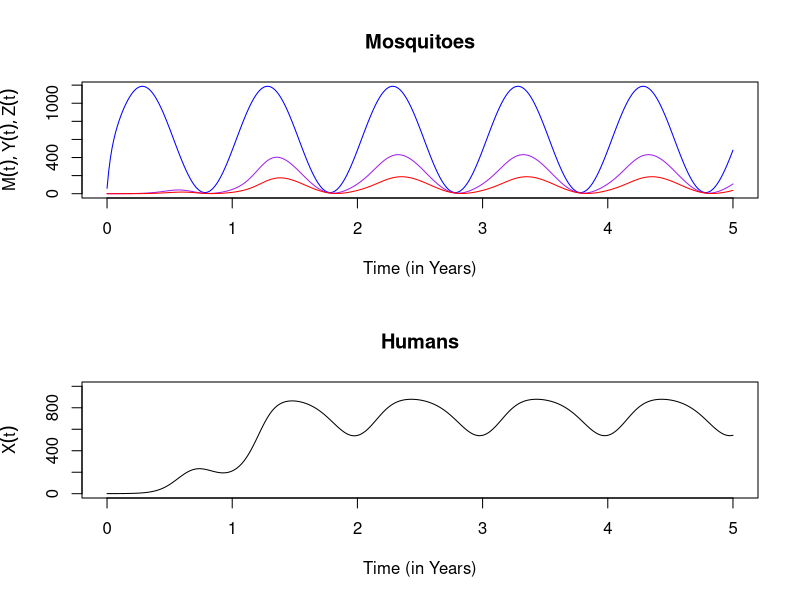
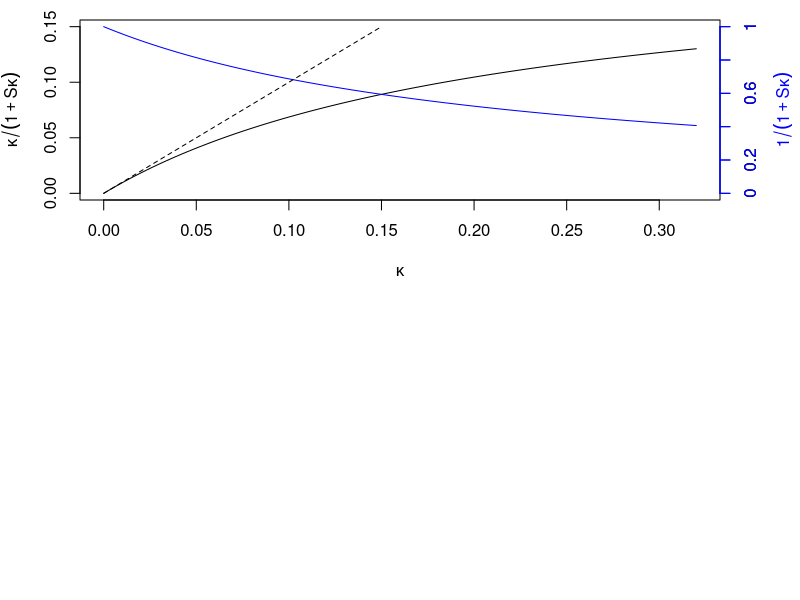
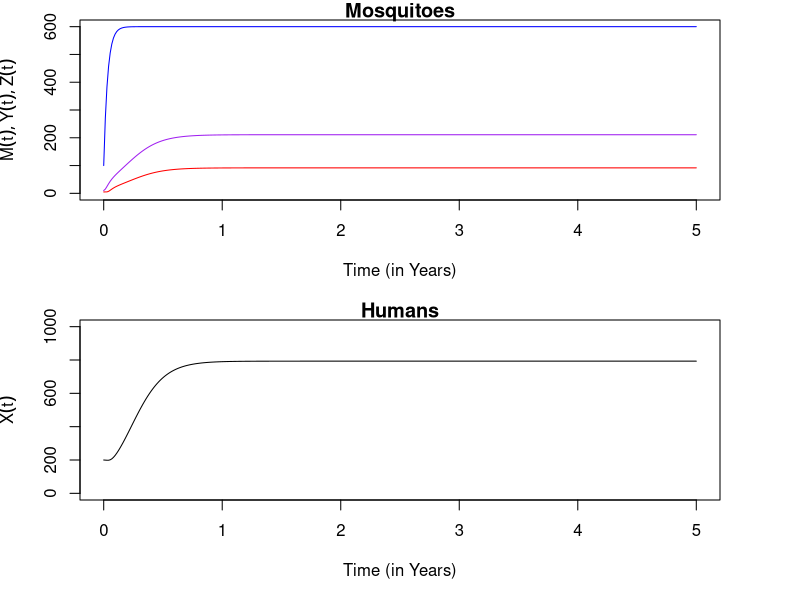
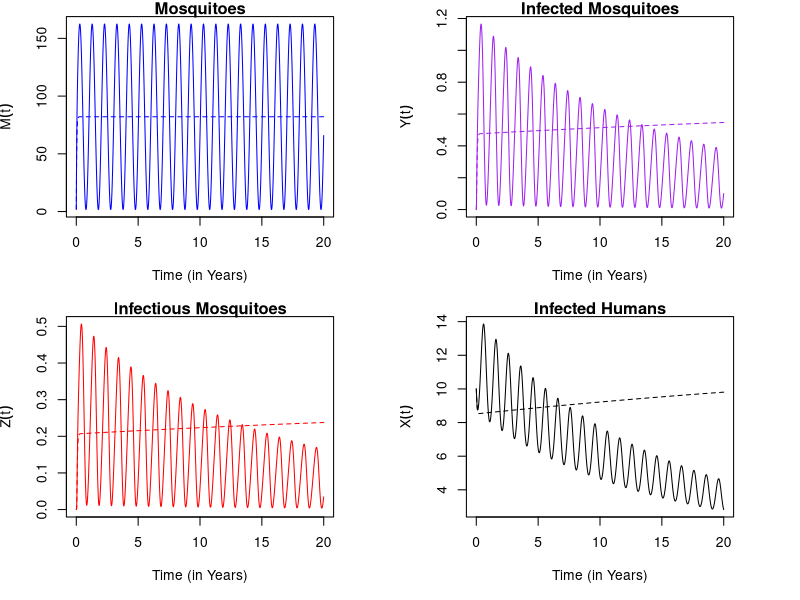
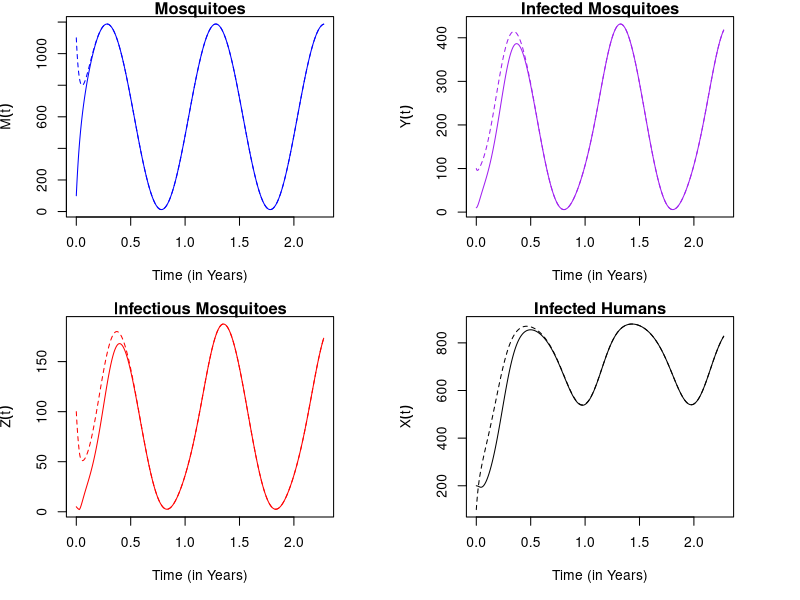
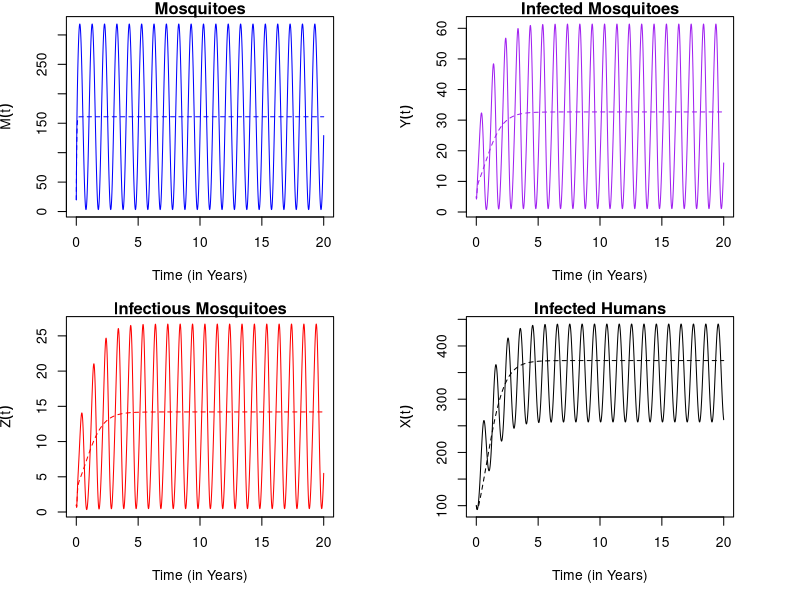

Write R code to recreate these figures, in order.
## ---- chunk 1
dAronMay = function(t, y, params){with(params,{
 
  # Variables  
  if(t<=tau) ylag<-y0 else ylag <- lagvalue(t-tau)
  M=y[1]; M_tau = ylag[1]
  Y=y[2]; Y_tau = ylag[2]; 
  Z=y[3]; 
  X=y[4]; X_tau = ylag[4]
   
  # Terms 
  kappa = c*X/H; kappa_tau = c*X_tau/H
  h = b*f*q*Z/H 
   
  # Dynamics 
  dM = Lambda(t) - g*M
  dY = f*q*kappa*(M-Y) -g*Y
  dZ = f*q*kappa_tau*(M_tau-Y_tau)*exp(-g*tau) -g*Z
  dX = h*(H-X)-r*X
  
  return(list(c(dM, dY, dZ, dX)))
})} 
## ---- chunk 2
y0= c(M=60, Y=0, Z=0, X=1)
## ---- chunk 3
y0
## ---- chunk 4
as.list(y0)$M
## ---- chunk 5
with(as.list(y0), {
  M
})
## ---- chunk 6
makeParams = function(y0, 
                      g=1/12, f=1/2.5, q=0.95,  
                      c=0.15,
                      b=0.55, r=1/200, H=1000,  
                      m=.05, ss=1,  
                      tau=10  
                      ){
  ss = min(1,max(0, ss))
  Lambda = function(t){m*H*(1 + ss*sin(2*pi*t/365))}
  return(list(y0=y0,g=g,f=f,q=q,c=c,
              H=H,m=m,tau=tau,b=b,r=r,Lambda=Lambda))
} 
params = makeParams(y0)
## ---- chunk 7
tt = seq(0,5*365, by=5) 
## ---- chunk 8
require(deSolve)
yout <- dede(y=y0, times=tt, func=dAronMay, parms=params) 
## ---- chunk 9
plotTS_AronMay = function(yout){with(data.frame(yout),{
  par(mfrow = c(2,1))
  plot(time/365, M, type = "l", col = "blue", ylim = range(0,M), 
       xlab = "Time (in Years)", 
       ylab = expression(list(M(t), Y(t), Z(t))), 
       main = "Mosquitoes")
  lines(time/365, Y, col = "purple")
  lines(time/365, Z, col = "red")
  
  plot(time/365, X, ylim = c(0,1000), type = "l", 
       xlab = "Time (in Years)", 
       ylab = expression(X(t)), 
       main = "Humans")
})}
## ---- chunk 10
plotTS_AronMay(yout)
## ---- chunk 11
par(mar= c(5,4,1,4))
S = with(params, f*q/g) 
mk=0.15
kappa = seq(0,.32, length.out=100)
plot(kappa, kappa/(1+S*kappa), type = "l", xlab=expression(kappa), ylim = c(0,mk), ylab = "")
lines(kappa, mk/(1+S*kappa), col = "blue")
segments(0,0,mk,mk, lty = 2)
axis(4, mk*c(0:5)/5, c(0:5)/5, col = "blue")
mtext(expression(kappa/(1+S*kappa)),2, 2.8)
mtext(expression(1/(1+S*kappa)), 4, 2.8, col = "blue")
axis(4, mk*c(0:5)/5, c(0:5)/5, col = "blue", col.ticks ="blue", col.axis="blue")
## ---- chunk 12
y0=c(M=100, Y=10, Z=5, X=200)
paramsSteady = makeParams(y0, ss=0)
## ---- chunk 13
dede(y0, times=tt, func=dAronMay, parms=paramsSteady) -> yout
tail(yout, 1)[-1] -> eq1 
eq1
## ---- chunk 14
plotTS_AronMay(yout)
## ---- chunk 15
steadyStates_AronMay = function(params){with(params,{
  Lambda = m*H
  Meq = Lambda/g
  S = with(paramsSteady, f*q/g)
  V = m*S^2*exp(-g*tau)
  R0 = b*c*V/r
  x = ifelse(R0>1,(R0-1)/(R0+c*S), 0) 
  Xeq = x*H
  kappa = c*x
  Yeq = S*kappa/(1+S*kappa)*Meq 
  Zeq = Yeq*exp(-g*tau) 
  EIR = f*q*Zeq/H
  FoI = b*EIR
  aEIR = 365*EIR 
  aFoI = 365*FoI 
  extra=c(S=S, V=V, R0=R0, x=x, kappa=kappa, 
          EIR=EIR, FoI=FoI)
  annual =c(aEIR = aEIR, aFoI=aFoI)
  list(std=c(M=Meq, Y=Yeq, Z=Zeq, X=Xeq), 
       extra=signif(extra, 3),
       annual = signif(annual,3)) 
})}
steadyStates_AronMay(paramsSteady) -> eq2
eq2
## ---- chunk 16
rbind(eq1=eq1, eq2=eq2$std)
## ---- chunk 17
compareTS_AronMay = function(yout1, yout2){
  dta1 = data.frame(yout1) 
  dta2 = data.frame(yout2) 
  par(mfrow = c(2,2))
  with(dta1,plot(time/365, M, type = "l", col = "blue", 
       xlab = "Time (in Years)", 
       ylab = expression(M(t)), 
       main = "Mosquitoes"))
  with(dta2, lines(time/365, M, col = "blue", lty=2))
  yrng = range(dta1$Y, dta2$Y)
  with(dta1,plot(time/365, Y, type = "l", ylim = yrng, col = "purple", 
       xlab = "Time (in Years)", 
       ylab = expression(Y(t)), 
       main = "Infected Mosquitoes"))
  with(dta2, lines(time/365, Y, col = "purple", lty=2))
  zrng = range(dta1$Z, dta2$Z)
  with(dta1,plot(time/365, Z, type = "l", ylim = zrng, col = "red", 
       xlab = "Time (in Years)", 
       ylab = expression(Z(t)), 
       main = "Infectious Mosquitoes"))
  with(dta2, lines(time/365, Z, col = "red", lty=2))
  xrng = range(dta1$X, dta2$X)
  with(dta1,plot(time/365, X, ylim = xrng, type = "l", 
       xlab = "Time (in Years)", 
       ylab = expression(X(t)), 
       main = "Infected Humans"))
  with(dta2, lines(time/365, X, lty=2))
}
## ---- chunk 18
makeParamsThresh = function(y0, 
                      g=1/12, f=1/2.5, q=0.95,  
                      c=0.15,
                      b=0.55, r=1/200, H=1000,  
                      ss=1, R0=1, 
                      tau=10  
                      ){
  S = f*q/g 
  m = R0*r/(b*c*S^2*exp(-g*tau))
  ss = min(1,max(0, ss))
return(list(y0=y0,g=g,f=f,q=q,c=c,H=H,tau=tau,b=b,r=r,
  Lambda = function(t){m*H*(1 + ss*sin(2*pi*t/365))})) 
} 
## ---- chunk 19
yI = c(M=2, Y=0, Z=0, X=10)
tt = seq(0, 7300, by=5)

paramsA = makeParamsThresh(yI, R0=1.02, ss=0)
paramsB = makeParamsThresh(yI, R0=1.02)
youtA <- dede(y=yI, times=tt, func=dAronMay, parms=paramsA) 
youtB <- dede(y=yI, times=tt, func=dAronMay, parms=paramsB) 

compareTS_AronMay(youtB, youtA)
## ---- chunk 20
y1 = c(M=1100, Y=100, Z=100, X=100)
tt = seq(0, 830, by =1)
params1 = makeParams(y1)
yout0 <- dede(y=y0, times=tt, func=dAronMay, parms=params) 
yout1 <- dede(y=y1, times=tt, func=dAronMay, parms=params1) 
compareTS_AronMay(yout0, yout1)
## ---- chunk 21
yI = c(M=20, Y=5, Z=1, X=100)
tt = seq(0, 7300, by=5)

paramsC = makeParamsThresh(yI, R0=2, ss=0)
paramsD = makeParamsThresh(yI, R0=2)
youtC <- dede(y=yI, times=tt, func=dAronMay, parms=paramsC) 
youtD <- dede(y=yI, times=tt, func=dAronMay, parms=paramsD) 

compareTS_AronMay(youtD, youtC)
